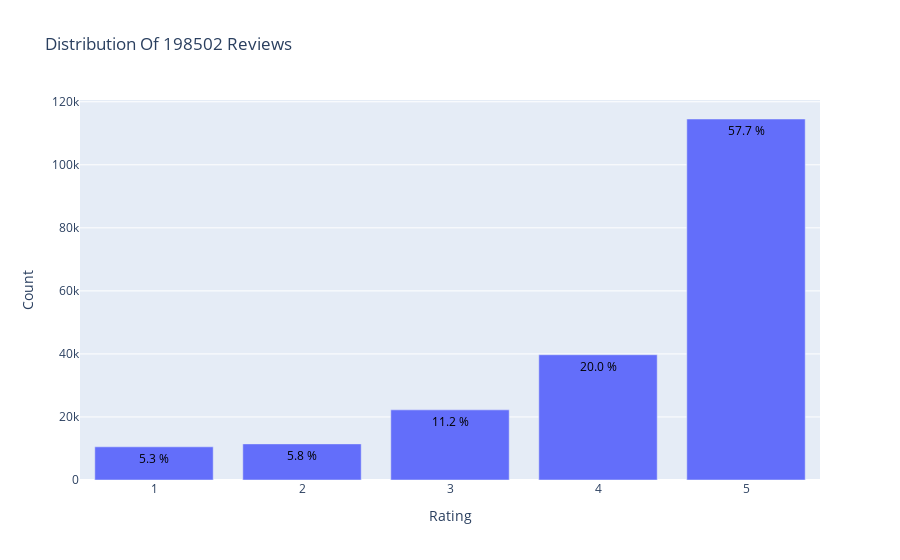

This figure's notebook cell:
### Code cell
from plotly.offline import init_notebook_mode, plot, iplot
import plotly.graph_objs as go
from plotly.io import to_image
init_notebook_mode(connected=True)

data = df['overall'].value_counts().sort_index(ascending=False)
trace = go.Bar(x = data.index,
               text = ['{:.1f} %'.format(val) for val in (data.values / df.shape[0] * 100)],
               textposition = 'auto',
               textfont = dict(color = '#000000'),
               y = data.values,
               )
# Create layout
layout = dict(title = 'Distribution Of {} Reviews'.format(df.shape[0]),
              xaxis = dict(title = 'Rating'),
              yaxis = dict(title = 'Count'))
# Create plot
fig = go.Figure(data=[trace], layout=layout)
iplot(fig)

 # Do this first so we don't create a file if image conversion fails
img_data = to_image(fig,
        format='png',
        width=800,
        height=500,
        scale=5)

fig.write_image("images/reviews_distribution.png", scale=5)

### Figure 1 — Plotly figure (JSON) as saved in the notebook; plotly's stock layout.template omitted (floating-point values rounded to 4 significant figures)
{"data": [{"text": ["57.7 %", "20.0 %", "11.2 %", "5.8 %", "5.3 %"], "textfont": {"color": "#000000"}, "textposition": "auto", "type": "bar", "x": [5, 4, 3, 2, 1], "y": [114531, 39741, 22248, 11456, 10526]}], "layout": {"title": {"text": "Distribution Of 198502 Reviews"}, "xaxis": {"title": {"text": "Rating"}}, "yaxis": {"title": {"text": "Count"}}}}
